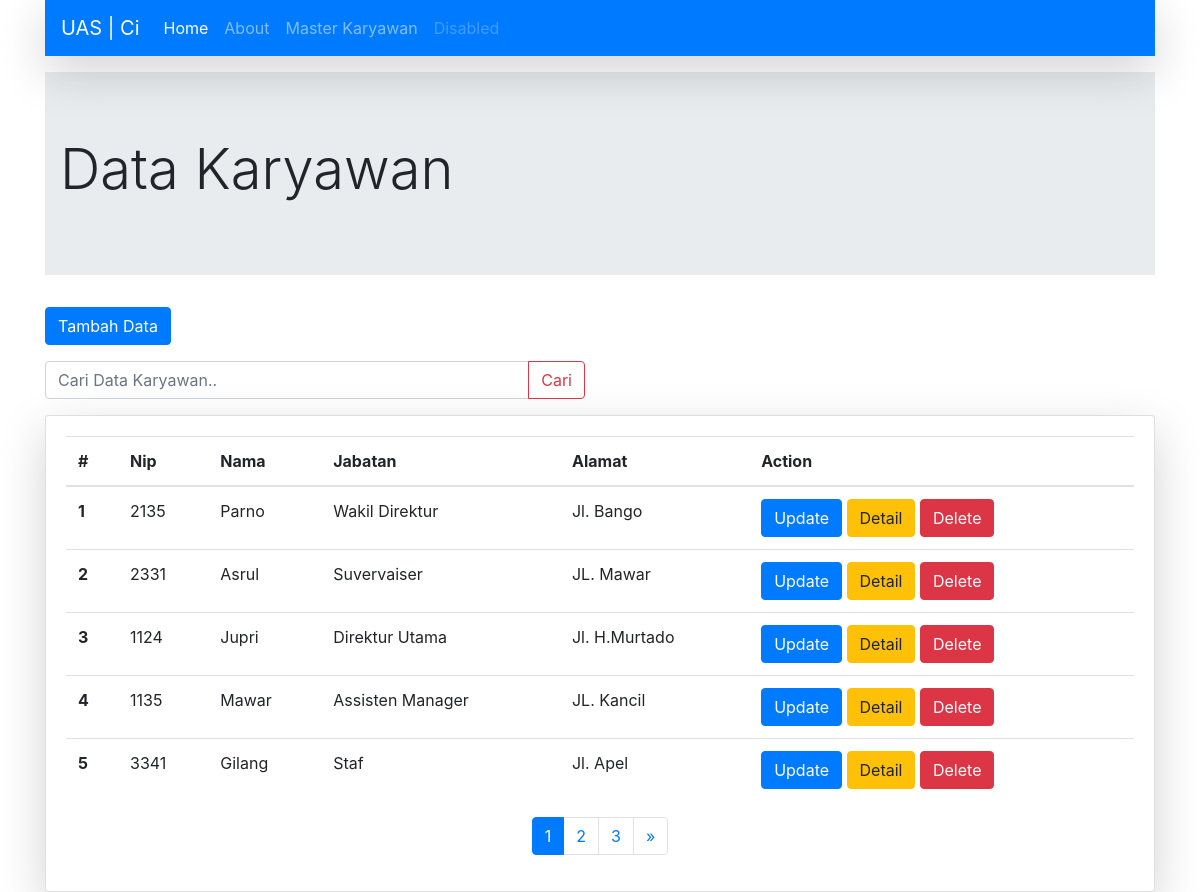
The app's page /index.php/karyawan with its own data.
### tables this page shows
CREATE TABLE `tb_karyawan` (
  `id` int(11) NOT NULL,
  `nip` varchar(10) NOT NULL,
  `nama` varchar(50) NOT NULL,
  `jabatan` varchar(50) NOT NULL,
  `alamat` varchar(255) NOT NULL
);

### index.php (called while the page is built, shortened)
<?php
require_once BASEPATH.'core/CodeIgniter.php';

### application/models/Karyawan_m.php (called while the page is built, shortened)
<?php if (!defined('BASEPATH')) exit('No direct script access allowed');
class Karyawan_m extends CI_Model
{
	public function getAllKaryawan()
	{
		return $this->db->get('tb_karyawan')->result_array();
	}
}

### application/views/karyawan/index.php (the view, shortened to what this page needs)
<div class="container">
	<div class="jumbotron jumbotron-fluid mt-3">
		<div class="container">
			<h1 class="display-4">Data Karyawan</h1>
		</div>
	</div>
	<div class="row">
		<div class="col-md-6">
			<a href="<?= base_url('karyawan/tambah') ?>" class="btn btn-primary">Tambah Data</a>
		</div>
	</div>
	<div class="row mt-3">
		<div class="col-md-6">
			<form action="" method="POST">
				<div class="input-group">
					<input type="text" class="form-control" placeholder="Cari Data Karyawan.." name="keyword" id="keyword">
					<div class="input-group-append">
						<button class="btn btn-outline-danger" type="submit">Cari</button>
					</div>
				</div>
			</form>
		</div>
	</div>
	<div class="card mt-3 shadow-lg">
		<div class="card-body">
			<table class="table table-hover" id="table1">
				<thead>
					<tr>
						<th scope="col">#</th>
						<th scope="col">Nip</th>
						<th scope="col">Nama</th>
						<th scope="col">Jabatan</th>
						<th scope="col">Alamat</th>
						<th scope="col">Action</th>
					</tr>
				</thead>
				<tbody>
					<?php
					$i = 0;
					foreach ($karyawan as $krw) : ?>
						<tr>
							<th scope="row"><?= ++$i; ?></th>
							<td><?= $krw['nip'] ?></td>
							<td><?= $krw['nama'] ?></td>
							<td><?= $krw['jabatan'] ?></td>
							<td><?= $krw['alamat'] ?></td>
							<td>
								<a href="<?= base_url(); ?>karyawan/update/<?= $krw['id']; ?>" class="btn btn-primary">Update</a>
								<a href="<?= base_url(); ?>karyawan/detail/<?= $krw['id']; ?>" class="btn btn-warning">Detail</a>
								<a href="<?= base_url(); ?>karyawan/delete/<?= $krw['id']; ?>" class="btn btn-danger tombol-hapus">Delete</a>
							</td>
						</tr>
					<?php endforeach; ?>
				</tbody>
			</table>
			<?= $this->pagination->create_links(); ?>
		</div>
	</div>
</div>

### application/controllers/Karyawan.php (shortened to what this page needs)
<?php
class Karyawan extends CI_Controller
{
	public function __construct()
	{
		$this->load->model('Karyawan_m', 'karyawan');
		$this->load->library('form_validation');
		$this->load->library('pagination');
	}
	public function index()
	{
		$data['title'] = 'Data | Karyawan';
		$data['karyawan'] = $this->karyawan->getAllKaryawan();
		$config['per_page'] = 5;
		$config['full_tag_open'] = '<nav><ul class="pagination justify-content-center">';
		$config['full_tag_close'] = ' </ul></nav>';
		$config['next_tag_open'] = '<li class="page-item">';
		$config['next_tag_close'] = '</li>';
		$config['cur_tag_open'] = '<li class="page-item active"><a class="page-link" href="#">';
		$config['cur_tag_close'] = '</a></li>';
		$config['num_tag_open'] = '<li class="page-item">';
		$config['num_tag_close'] = '</li>';
		$data['start'] = $this->uri->segment(3);
		$data['karyawan'] = $this->karyawan->getKaryawan($config['per_page'], $data['start']);
		$this->load->view('template/header', $data);
		$this->load->view('karyawan/index', $data);
		$this->load->view('template/footer');
	}
}

### application/views/template/header.php (shortened to what this page needs)
<!DOCTYPE html>
<html lang="en">
<head>
	<link rel="stylesheet" href="https://stackpath.bootstrapcdn.com/bootstrap/4.5.2/css/bootstrap.min.css">
</head>
<body>
	<div class="container">
		<nav class="navbar navbar-expand-lg navbar-dark bg-primary  shadow-lg">
			<a class="navbar-brand" href="#">UAS | Ci</a>
			<div class="collapse navbar-collapse" id="navbarNavAltMarkup">
				<div class="navbar-nav">
					<a class="nav-link active" href="<?= base_url('home') ?>">Home</a>
					<a class="nav-link" href="<?= base_url('about') ?>">About</a>
					<a class="nav-link" href="<?= base_url('karyawan') ?>">Master Karyawan</a>
					<a class="nav-link disabled" href="#" tabindex="-1" aria-disabled="true">Disabled</a>
				</div>
			</div>
		</nav>
	</div>

### application/views/template/footer.php (shortened to what this page needs)
</body>
</html>

### records on screen
tb_karyawan: nip "2135", nama "Parno", jabatan "Wakil Direktur", alamat "Jl. Bango"
tb_karyawan: nip "2331", nama "Asrul", jabatan "Suvervaiser", alamat "JL. Mawar"
tb_karyawan: nip "1124", nama "Jupri", jabatan "Direktur Utama", alamat "Jl. H.Murtado"
tb_karyawan: nip "1135", nama "Mawar", jabatan "Assisten Manager", alamat "JL. Kancil"
tb_karyawan: nip "3341", nama "Gilang", jabatan "Staf", alamat "Jl. Apel"

### other values on screen
$this->pagination->create_links() "1 2 3 »"
